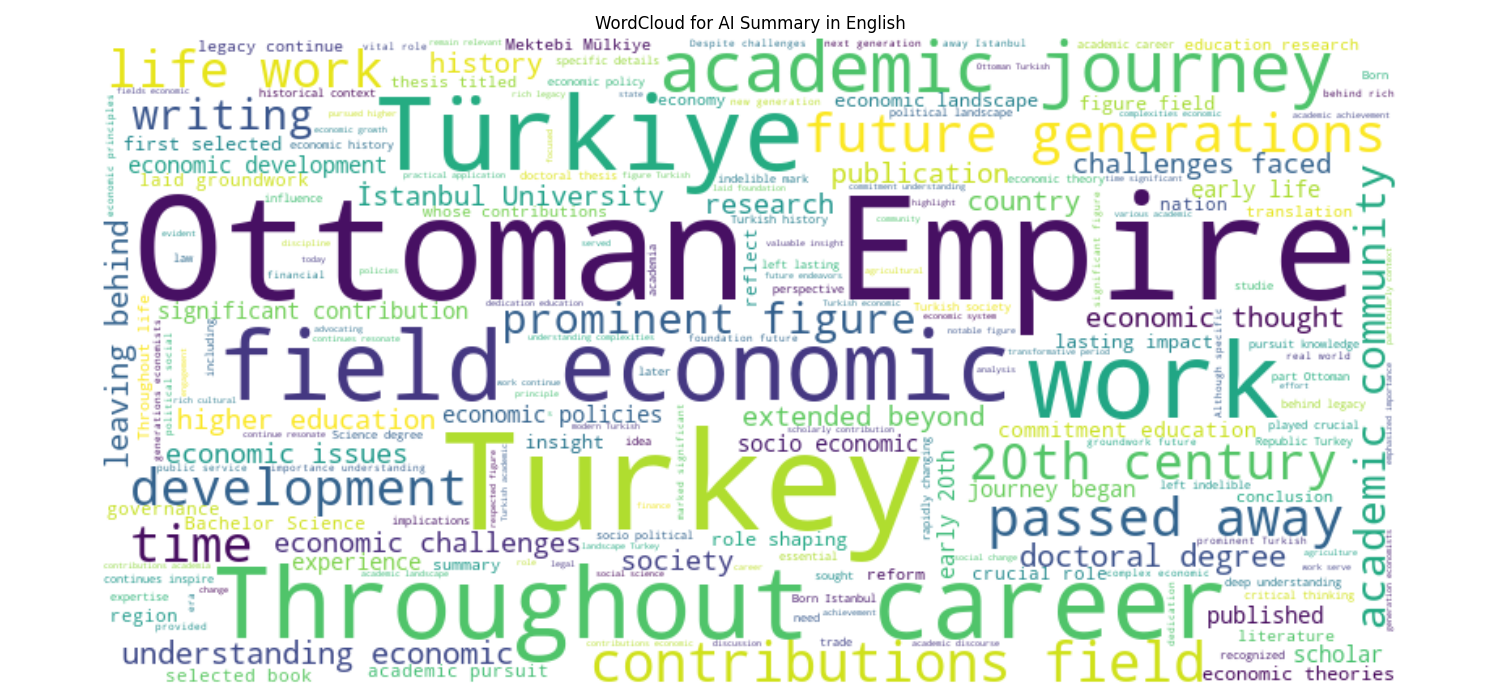

Reproduce this figure in Python.
import pandas as pd
import nltk
from wordcloud import WordCloud
import matplotlib.pyplot as plt
from nltk.corpus import stopwords

nltk.download('stopwords', quiet=True)

csv_path = r'C:\Users\altug\OneDrive\Desktop\All Files\Alles\7 Code\Turkish Political Economy Database\TRPolecon\Files\biographical_library.csv'
df = pd.read_csv(csv_path)
total_text = ' '.join(df['ai_summary'].dropna().astype(str))
stop_words = set(stopwords.words('english'))
words = [word for word in total_text.split() if word.lower() not in stop_words]
filtered_text = ' '.join(words)

wordcloud = WordCloud(width=800, height=400, background_color='white').generate(filtered_text)
plt.figure(figsize=(15, 7))
plt.imshow(wordcloud, interpolation='bilinear')
plt.axis('off')
plt.title('WordCloud for AI Summary in English')
plt.tight_layout()

# Save the wordcloud image to the visualizations folder
output_path = r'C:\Users\altug\OneDrive\Desktop\All Files\Alles\7 Code\Turkish Political Economy Database\TRPolecon\Files\output\ai_summary_wordcloud.png'
plt.savefig(output_path)
plt.show()
print(f'Wordcloud saved to {output_path}')
